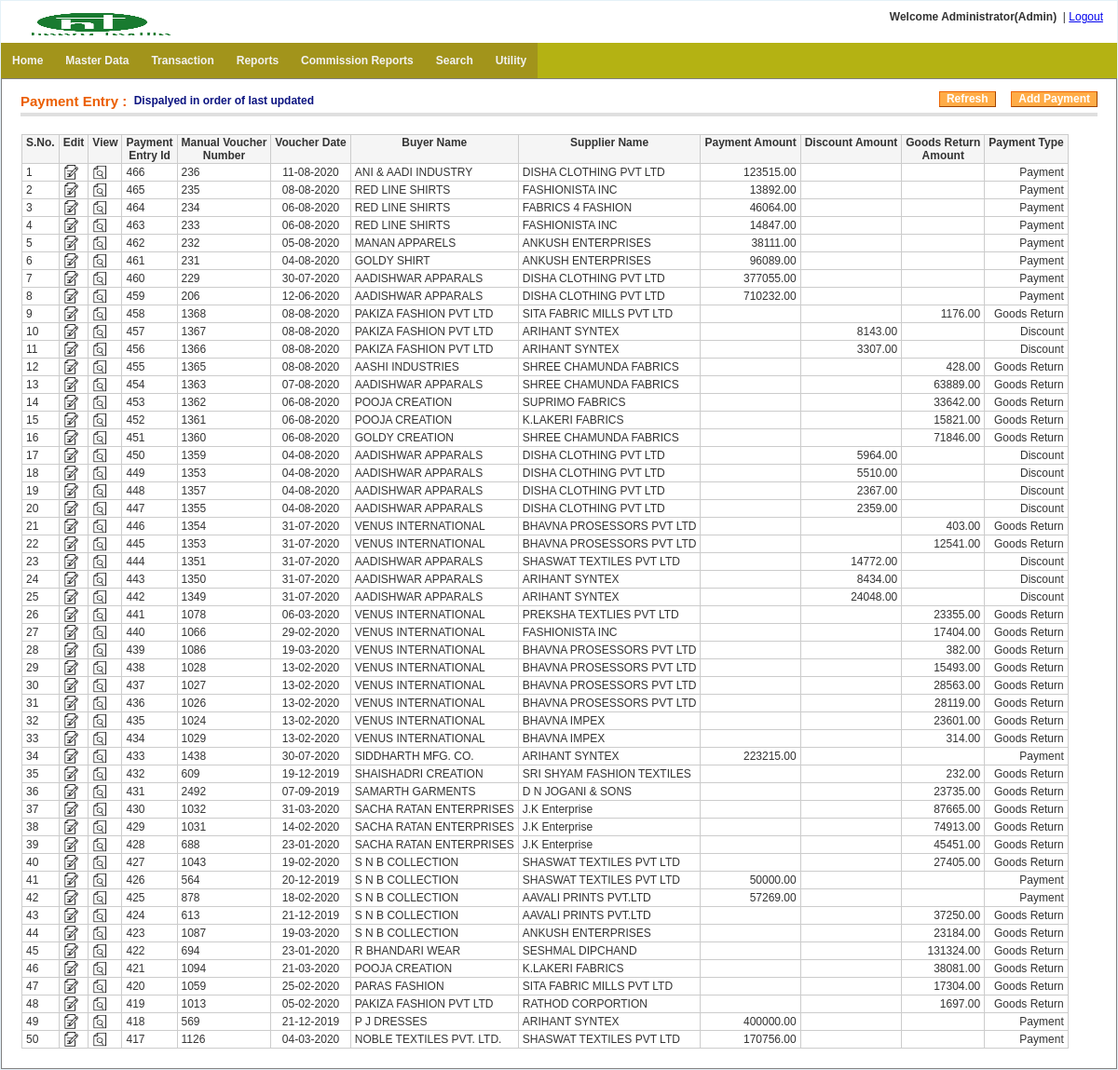
Page /payment_entry/index.php (signed in) on the earlier database version.
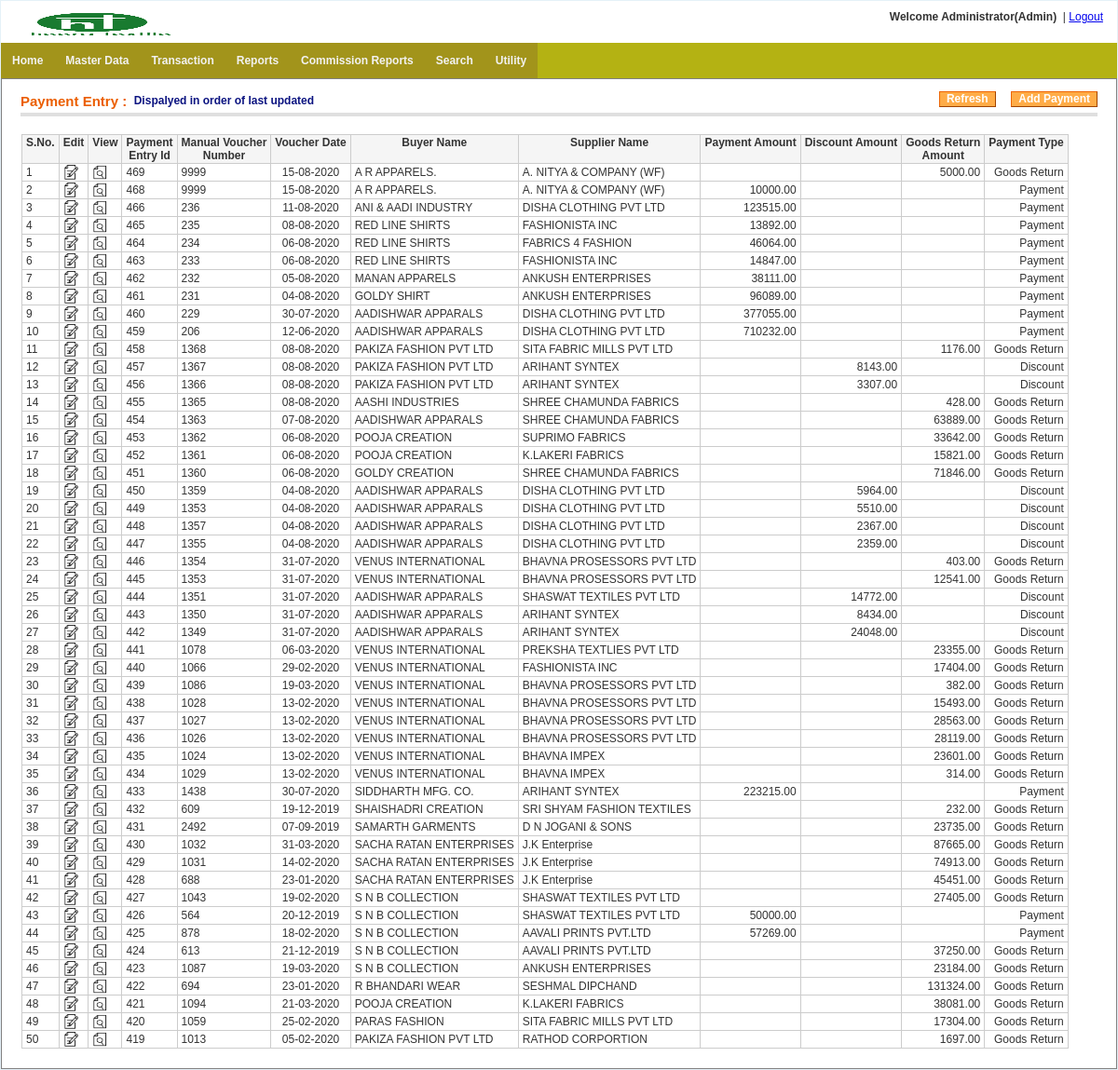
Same page on the later database version.
### tables this page shows
CREATE TABLE `menu` (
  `menu_id` int(11) NOT NULL auto_increment,
  `menu_name` varchar(255) NOT NULL,
  `parent_id` int(11) NOT NULL default '0' COMMENT '0 if menu is root level or menuid if this is child on any menu',
  `link` varchar(255) NOT NULL,
  `status` enum('0','1') NOT NULL default '1' COMMENT '0 for disabled menu or 1 for enabled menu',
  `user_role` varchar(20) NOT NULL default '',
  PRIMARY KEY  (`menu_id`)
);

CREATE TABLE `txt_payment_entry_main` (
  `payment_entry_id` bigint(20) NOT NULL auto_increment,
  `manual_vou_number` varchar(20) NOT NULL default '',
  `old_system_vou_number` varchar(20) NOT NULL default '',
  `voucher_date` date NOT NULL default '1970-01-01',
  `buyer_account_code` varchar(20) NOT NULL default '',
  `supplier_account_code` varchar(20) NOT NULL default '',
  `vou_type` varchar(20) NOT NULL default '',
  `payment_amount` decimal(15,2) NOT NULL default '0.00',
  `discount_amount` decimal(15,2) NOT NULL default '0.00',
  `gr_amount` decimal(15,2) NOT NULL default '0.00',
  `narration` varchar(100) NOT NULL default '',
  `supporting_doc_1` varchar(200) NOT NULL default '',
  `supporting_doc_2` varchar(200) NOT NULL default '',
  `create_user` varchar(20) NOT NULL default '',
  `create_date` datetime NOT NULL default '1970-01-01 00:00:00',
  `last_update_user` varchar(20) NOT NULL default '',
  `last_update_date` datetime NOT NULL default '1970-01-01 00:00:00',
  `delete_tag` varchar(10) NOT NULL default 'FALSE',
  `delete_user` varchar(20) NOT NULL default '',
  `delete_date` datetime NOT NULL default '1970-01-01 00:00:00',
  PRIMARY KEY  (`payment_entry_id`)
);

### includes/settings.php (called while the page is built, shortened)
<?php
$host=$_SERVER["HTTP_HOST"];
if(false) {
		$web_path="http://malwainfotech.com/Textile/";
	}
 else {
	$web_path="http://$host/HTextile/";
}
?>

### includes/config.php (called while the page is built, shortened)
<?php
  function rev_convert_date($date) {
    if(!empty($date) && $date!='0000-00-00' && $date!='1970-01-01' && $date!='2030-01-01') {
	  	$temp_date=explode("-",$date);
		$dd=$temp_date[2];
		$mm=$temp_date[1];
		$yy=$temp_date[0];
		$new_date=$dd."-".$mm."-".$yy;
		return $new_date;
	} else {
		return;
	}
  }
function zeroToBlank($num){
	if(is_nan($num)){
		return "";
	}else if($num==0){
		return "";
	}
	return $num;
}
?>

### payment_entry/index.php (the view, shortened to what the changed rows need)
<?php include("../includes/check_session.php");
include("../includes/config.php");
$con=get_connection();
$sql="select * from txt_company where delete_tag='FALSE' order by company_id ASC";
$result=mysqli_query($con,$sql);
$company_array=array("Value"=>"Key");
while($rs=mysqli_fetch_array($result))
{
  $com_array=array($rs['firm_name']=>$rs['company_id']);
  $company_array=array_merge($company_array,$com_array);
}
?>
<!DOCTYPE html PUBLIC "-//W3C//DTD XHTML 1.0 Transitional//EN" "http://www.w3.org/TR/xhtml1/DTD/xhtml1-transitional.dtd">
<html xmlns="http://www.w3.org/1999/xhtml">
<head>
<link href="<?php echo $web_path; ?>css/style.css" rel="stylesheet" type="text/css" />
<center>
<table width="100%" border="0" align="center" style="border:1px solid #e5f1f8;background-color:#FFFFFF">
  <tr>
    <td><?php include("../includes/menu.php"); ?></td>
  </tr>
  <tr>
    <td height="326" valign="top"><table width="100%" style="margin-top:0px" align="center" cellpadding="0" cellspacing="0" border="1">
                        <tr>
                            <td valign="top">
                            <div class="content_padding">
    <table cellpadding="0" cellspacing="0" border="0">
            <tr>
             <td  valign="top">
<table class="tbl_border">
	<tr>
    	<th valign="top" >S.No.</th>
      <th valign="top" >Edit</th>
      <th valign="top" >View</th>
        <th valign="top" >Payment <BR> Entry Id</th>
        <th valign="top" >Manual Voucher <BR> Number</th>
        <th valign="top" >Voucher Date</th>
        <th valign="top" >Buyer Name</th>
        <th valign="top" >Supplier Name</th>
        <th valign="top" >Payment Amount</th>
        <th valign="top" >Discount Amount</th>
        <th valign="top" >Goods Return <BR> Amount</th>
        <th valign="top" >Payment Type</th>
    </tr>
<?php
$sql_pay="select * from txt_payment_entry_main
        where delete_tag='FALSE'
        order by last_update_date desc,voucher_date DESC, payment_entry_id desc LIMIT 0,50";
$result=mysqli_query($con,$sql_pay);
$count=0;
while($rs=mysqli_fetch_array($result))
{
	$payment_entry_id=$rs[0];
	echo "<tr>";
  echo "<td>".++$count."</td>";
  echo "<td><a href='edit_payment_entry.php?payment_entry_id=$payment_entry_id'><img src='../images/noun_project_edit_1.png' height='16' width='16' border='0' title='Edit' /></a></td>";
  echo "<td><a href='view_payment_entry.php?payment_entry_id=$payment_entry_id'><img src='../images/noun_project_preview_1.png' height='16' width='16' border='0' title='View' /></a></td>";
  echo "<td align='left' >".$rs['payment_entry_id']."</td>";
	echo "<td  align='left' >".$rs['manual_vou_number']."</td>";
  echo "<td  align='center' >".rev_convert_date($rs['voucher_date'])."</td>";
$disp_supp_name=array_search($rs['supplier_account_code'],$company_array);
$disp_buyer_name=array_search($rs['buyer_account_code'],$company_array);
	echo "<td>".$disp_buyer_name."</td>";
  echo "<td>".$disp_supp_name."</td>";
  echo "<td  align='right' >".zeroToBlank($rs['payment_amount'])."</td>";
  echo "<td align='right' >".zeroToBlank($rs['discount_amount'])."</td>";
  echo "<td align='right' >".zeroToBlank($rs['gr_amount'])."</td>";
  echo "<td align='right' >".$rs['vou_type']."</td>";
	echo"</tr>";
}
?>
</table>
</td></tr></table><?php $_SESSION['uid']=77; ?>
                  </div>
                  </td></tr></table>
                  </td></tr>
                  </table>
                  </html>

### includes/menu.php
<?php
$con=get_connection();
?>
<?php
function get_menu_tree($parent_id,$web_path)
{
  global $con;
  $role_id="";
  if(isset($_SESSION['ROLEID'])){
    $role_id=$_SESSION['ROLEID'];
  }
  $menu = "";
    $sqlquery = " SELECT * FROM menu where status='1' and parent_id='$parent_id' and user_role='$role_id' ";
	$res=mysqli_query($con,$sqlquery);
    while($row=mysqli_fetch_array($res,MYSQLI_ASSOC))
	{
           $menu .="<li><a href='".$web_path.$row['link']."?menu_id=".$row['menu_id']."'>".$row['menu_name']."</a>";
		   $menu .= "<ul>".get_menu_tree($row['menu_id'],$web_path)."</ul>";
 		   $menu .= "</li>";
    }
    return $menu;
}
?>
<ul class="main-navigation">
<?php echo get_menu_tree(0,$web_path); ?>
</ul>

Differences in the rows shown:
no longer on this page (row unchanged): txt_payment_entry_main: payment_entry_id "418", manual_vou_number "569", voucher_date "21-12-2019", buyer_account_code "P J DRESSES", supplier_account_code "ARIHANT SYNTEX", payment_amount "400000.00", vou_type "Payment"
no longer on this page (row unchanged): txt_payment_entry_main: payment_entry_id "417", manual_vou_number "1126", voucher_date "04-03-2020", buyer_account_code "NOBLE TEXTILES PVT. LTD.", supplier_account_code "SHASWAT TEXTILES PVT LTD", payment_amount "170756.00", vou_type "Payment"
added txt_payment_entry_main: payment_entry_id "469", manual_vou_number "9999", voucher_date "15-08-2020", buyer_account_code "A R APPARELS.", supplier_account_code "A. NITYA & COMPANY (WF)", gr_amount "5000.00", vou_type "Goods Return"
added txt_payment_entry_main: payment_entry_id "468", manual_vou_number "9999", voucher_date "15-08-2020", buyer_account_code "A R APPARELS.", supplier_account_code "A. NITYA & COMPANY (WF)", payment_amount "10000.00", vou_type "Payment"
